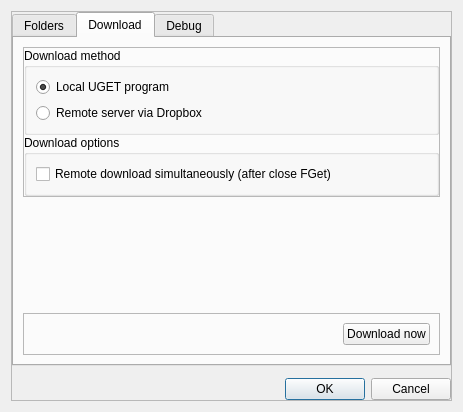
<?xml version="1.0" encoding="UTF-8"?>
<ui version="4.0">
 <class>ConfigDialog</class>
 <widget class="QDialog" name="ConfigDialog">
  <property name="geometry">
   <rect>
    <x>0</x>
    <y>0</y>
    <width>463</width>
    <height>382</height>
   </rect>
  </property>
  <property name="windowTitle">
   <string>Dialog</string>
  </property>
  <layout class="QVBoxLayout" name="verticalLayout">
   <item>
    <widget class="QFrame" name="frame">
     <property name="frameShape">
      <enum>QFrame::StyledPanel</enum>
     </property>
     <property name="frameShadow">
      <enum>QFrame::Raised</enum>
     </property>
     <layout class="QVBoxLayout" name="verticalLayout_2">
      <property name="spacing">
       <number>12</number>
      </property>
      <property name="leftMargin">
       <number>0</number>
      </property>
      <property name="topMargin">
       <number>0</number>
      </property>
      <property name="rightMargin">
       <number>0</number>
      </property>
      <property name="bottomMargin">
       <number>0</number>
      </property>
      <item>
       <widget class="QTabWidget" name="tabs">
        <property name="sizePolicy">
         <sizepolicy hsizetype="Minimum" vsizetype="Minimum">
          <horstretch>0</horstretch>
          <verstretch>0</verstretch>
         </sizepolicy>
        </property>
        <property name="currentIndex">
         <number>1</number>
        </property>
        <widget class="QWidget" name="tab_folders">
         <attribute name="title">
          <string>Folders</string>
         </attribute>
         <layout class="QFormLayout" name="formLayout">
          <property name="fieldGrowthPolicy">
           <enum>QFormLayout::AllNonFixedFieldsGrow</enum>
          </property>
          <item row="2" column="0">
           <widget class="QLabel" name="label_3">
            <property name="text">
             <string>Base folder</string>
            </property>
           </widget>
          </item>
          <item row="2" column="1">
           <widget class="QFrame" name="frame_5">
            <property name="frameShape">
             <enum>QFrame::StyledPanel</enum>
            </property>
            <property name="frameShadow">
             <enum>QFrame::Raised</enum>
            </property>
            <layout class="QHBoxLayout" name="horizontalLayout_3">
             <property name="spacing">
              <number>4</number>
             </property>
             <property name="leftMargin">
              <number>0</number>
             </property>
             <property name="topMargin">
              <number>0</number>
             </property>
             <property name="rightMargin">
              <number>0</number>
             </property>
             <property name="bottomMargin">
              <number>0</number>
             </property>
             <item>
              <widget class="QLineEdit" name="input_base_folder"/>
             </item>
             <item>
              <widget class="QToolButton" name="bn_base_folder">
               <property name="text">
                <string>...</string>
               </property>
              </widget>
             </item>
            </layout>
           </widget>
          </item>
          <item row="3" column="0">
           <widget class="QLabel" name="label">
            <property name="text">
             <string>Favorites file</string>
            </property>
           </widget>
          </item>
          <item row="3" column="1">
           <widget class="QFrame" name="frame_3">
            <property name="frameShape">
             <enum>QFrame::StyledPanel</enum>
            </property>
            <property name="frameShadow">
             <enum>QFrame::Raised</enum>
            </property>
            <layout class="QHBoxLayout" name="horizontalLayout">
             <property name="spacing">
              <number>4</number>
             </property>
             <property name="leftMargin">
              <number>0</number>
             </property>
             <property name="topMargin">
              <number>0</number>
             </property>
             <property name="rightMargin">
              <number>0</number>
             </property>
             <property name="bottomMargin">
              <number>0</number>
             </property>
             <item>
              <widget class="QLineEdit" name="input_fav_file"/>
             </item>
             <item>
              <widget class="QToolButton" name="bn_fav_file">
               <property name="text">
                <string>...</string>
               </property>
              </widget>
             </item>
            </layout>
           </widget>
          </item>
          <item row="4" column="0">
           <widget class="QLabel" name="label_2">
            <property name="text">
             <string>Playlist file</string>
            </property>
           </widget>
          </item>
          <item row="4" column="1">
           <widget class="QFrame" name="frame_4">
            <property name="frameShape">
             <enum>QFrame::StyledPanel</enum>
            </property>
            <property name="frameShadow">
             <enum>QFrame::Raised</enum>
            </property>
            <layout class="QHBoxLayout" name="horizontalLayout_2">
             <property name="spacing">
              <number>4</number>
             </property>
             <property name="leftMargin">
              <number>0</number>
             </property>
             <property name="topMargin">
              <number>0</number>
             </property>
             <property name="rightMargin">
              <number>0</number>
             </property>
             <property name="bottomMargin">
              <number>0</number>
             </property>
             <item>
              <widget class="QLineEdit" name="input_playlist_file"/>
             </item>
             <item>
              <widget class="QToolButton" name="bn_playlist_file">
               <property name="text">
                <string>...</string>
               </property>
              </widget>
             </item>
            </layout>
           </widget>
          </item>
          <item row="5" column="0">
           <widget class="QLabel" name="label_4">
            <property name="text">
             <string>Download folder</string>
            </property>
           </widget>
          </item>
          <item row="5" column="1">
           <widget class="QFrame" name="frame_6">
            <property name="frameShape">
             <enum>QFrame::StyledPanel</enum>
            </property>
            <property name="frameShadow">
             <enum>QFrame::Raised</enum>
            </property>
            <layout class="QHBoxLayout" name="horizontalLayout_4">
             <property name="spacing">
              <number>4</number>
             </property>
             <property name="leftMargin">
              <number>0</number>
             </property>
             <property name="topMargin">
              <number>0</number>
             </property>
             <property name="rightMargin">
              <number>0</number>
             </property>
             <property name="bottomMargin">
              <number>0</number>
             </property>
             <item>
              <widget class="QLineEdit" name="input_dest_folder"/>
             </item>
             <item>
              <widget class="QToolButton" name="bn_dest_folder">
               <property name="text">
                <string>...</string>
               </property>
              </widget>
             </item>
            </layout>
           </widget>
          </item>
          <item row="6" column="0">
           <widget class="QLabel" name="label_5">
            <property name="text">
             <string>uGet folder</string>
            </property>
           </widget>
          </item>
          <item row="6" column="1">
           <widget class="QFrame" name="frame_7">
            <property name="frameShape">
             <enum>QFrame::StyledPanel</enum>
            </property>
            <property name="frameShadow">
             <enum>QFrame::Raised</enum>
            </property>
            <layout class="QHBoxLayout" name="horizontalLayout_5">
             <property name="spacing">
              <number>4</number>
             </property>
             <property name="leftMargin">
              <number>0</number>
             </property>
             <property name="topMargin">
              <number>0</number>
             </property>
             <property name="rightMargin">
              <number>0</number>
             </property>
             <property name="bottomMargin">
              <number>0</number>
             </property>
             <item>
              <widget class="QLineEdit" name="input_uget_folder"/>
             </item>
             <item>
              <widget class="QToolButton" name="bn_uget_folder">
               <property name="text">
                <string>...</string>
               </property>
              </widget>
             </item>
            </layout>
           </widget>
          </item>
          <item row="7" column="0">
           <widget class="QLabel" name="label_6">
            <property name="text">
             <string>Data exchange folder</string>
            </property>
           </widget>
          </item>
          <item row="7" column="1">
           <widget class="QFrame" name="frame_10">
            <property name="frameShape">
             <enum>QFrame::StyledPanel</enum>
            </property>
            <property name="frameShadow">
             <enum>QFrame::Raised</enum>
            </property>
            <layout class="QHBoxLayout" name="horizontalLayout_6">
             <property name="spacing">
              <number>4</number>
             </property>
             <property name="leftMargin">
              <number>0</number>
             </property>
             <property name="topMargin">
              <number>0</number>
             </property>
             <property name="rightMargin">
              <number>0</number>
             </property>
             <property name="bottomMargin">
              <number>0</number>
             </property>
             <item>
              <widget class="QLineEdit" name="input_exchange_folder"/>
             </item>
             <item>
              <widget class="QToolButton" name="bn_exchange_folder">
               <property name="text">
                <string>...</string>
               </property>
              </widget>
             </item>
            </layout>
           </widget>
          </item>
         </layout>
        </widget>
        <widget class="QWidget" name="tab_actions">
         <attribute name="title">
          <string>Download</string>
         </attribute>
         <layout class="QVBoxLayout" name="verticalLayout_5">
          <item alignment="Qt::AlignTop">
           <widget class="QFrame" name="frame_8">
            <property name="frameShape">
             <enum>QFrame::StyledPanel</enum>
            </property>
            <property name="frameShadow">
             <enum>QFrame::Raised</enum>
            </property>
            <layout class="QGridLayout" name="gridLayout_3">
             <property name="leftMargin">
              <number>0</number>
             </property>
             <property name="topMargin">
              <number>0</number>
             </property>
             <property name="rightMargin">
              <number>0</number>
             </property>
             <property name="bottomMargin">
              <number>0</number>
             </property>
             <property name="spacing">
              <number>0</number>
             </property>
             <item row="0" column="0">
              <widget class="QGroupBox" name="groupBox_3">
               <property name="sizePolicy">
                <sizepolicy hsizetype="Minimum" vsizetype="Minimum">
                 <horstretch>0</horstretch>
                 <verstretch>0</verstretch>
                </sizepolicy>
               </property>
               <property name="title">
                <string>Download method</string>
               </property>
               <layout class="QFormLayout" name="formLayout_2">
                <property name="fieldGrowthPolicy">
                 <enum>QFormLayout::AllNonFixedFieldsGrow</enum>
                </property>
                <item row="0" column="0">
                 <widget class="QRadioButton" name="radio_use_uget">
                  <property name="text">
                   <string>Local UGET program</string>
                  </property>
                  <property name="checked">
                   <bool>true</bool>
                  </property>
                 </widget>
                </item>
                <item row="1" column="0">
                 <widget class="QRadioButton" name="radio_use_dropbox">
                  <property name="text">
                   <string>Remote server via Dropbox</string>
                  </property>
                 </widget>
                </item>
               </layout>
              </widget>
             </item>
             <item row="1" column="0">
              <widget class="QGroupBox" name="groupBox_4">
               <property name="title">
                <string>Download options</string>
               </property>
               <layout class="QVBoxLayout" name="verticalLayout_6">
                <item>
                 <widget class="QCheckBox" name="chk_download_simultaneously">
                  <property name="text">
                   <string>Remote download simultaneously (after close FGet)</string>
                  </property>
                 </widget>
                </item>
               </layout>
              </widget>
             </item>
            </layout>
           </widget>
          </item>
          <item alignment="Qt::AlignBottom">
           <widget class="QFrame" name="frame_9">
            <property name="sizePolicy">
             <sizepolicy hsizetype="Expanding" vsizetype="Expanding">
              <horstretch>0</horstretch>
              <verstretch>0</verstretch>
             </sizepolicy>
            </property>
            <property name="frameShape">
             <enum>QFrame::StyledPanel</enum>
            </property>
            <property name="frameShadow">
             <enum>QFrame::Raised</enum>
            </property>
            <layout class="QVBoxLayout" name="verticalLayout_7">
             <item alignment="Qt::AlignRight|Qt::AlignBottom">
              <widget class="QPushButton" name="bn_download_now">
               <property name="sizePolicy">
                <sizepolicy hsizetype="Fixed" vsizetype="Fixed">
                 <horstretch>0</horstretch>
                 <verstretch>0</verstretch>
                </sizepolicy>
               </property>
               <property name="text">
                <string>Download now</string>
               </property>
              </widget>
             </item>
            </layout>
           </widget>
          </item>
         </layout>
        </widget>
        <widget class="QWidget" name="tab_debug">
         <attribute name="title">
          <string>Debug</string>
         </attribute>
         <layout class="QGridLayout" name="gridLayout">
          <item row="0" column="0">
           <widget class="QGroupBox" name="groupBox">
            <property name="sizePolicy">
             <sizepolicy hsizetype="Minimum" vsizetype="Minimum">
              <horstretch>0</horstretch>
              <verstretch>0</verstretch>
             </sizepolicy>
            </property>
            <property name="title">
             <string>Degug flags</string>
            </property>
            <layout class="QVBoxLayout" name="verticalLayout_3">
             <property name="sizeConstraint">
              <enum>QLayout::SetMinimumSize</enum>
             </property>
             <item>
              <widget class="QCheckBox" name="chk_controller_debug">
               <property name="text">
                <string>Controller</string>
               </property>
              </widget>
             </item>
             <item>
              <widget class="QCheckBox" name="chk_view_debug">
               <property name="text">
                <string>View</string>
               </property>
              </widget>
             </item>
             <item>
              <widget class="QCheckBox" name="chk_model_debug">
               <property name="text">
                <string>Model</string>
               </property>
              </widget>
             </item>
             <item>
              <widget class="QCheckBox" name="chk_site_debug">
               <property name="text">
                <string>Site</string>
               </property>
              </widget>
             </item>
             <item>
              <widget class="QCheckBox" name="chk_fav_debug">
               <property name="text">
                <string>Favorites</string>
               </property>
              </widget>
             </item>
            </layout>
           </widget>
          </item>
          <item row="1" column="0">
           <widget class="QGroupBox" name="groupBox_2">
            <property name="sizePolicy">
             <sizepolicy hsizetype="Minimum" vsizetype="Minimum">
              <horstretch>0</horstretch>
              <verstretch>0</verstretch>
             </sizepolicy>
            </property>
            <property name="title">
             <string>Info view</string>
            </property>
            <layout class="QVBoxLayout" name="verticalLayout_4">
             <property name="sizeConstraint">
              <enum>QLayout::SetMinimumSize</enum>
             </property>
             <item>
              <widget class="QCheckBox" name="chk_statistic">
               <property name="text">
                <string>Show thumbnail statistic</string>
               </property>
              </widget>
             </item>
             <item>
              <widget class="QCheckBox" name="chk_video_info">
               <property name="text">
                <string>Show video information</string>
               </property>
              </widget>
             </item>
            </layout>
           </widget>
          </item>
          <item row="2" column="0" alignment="Qt::AlignRight">
           <widget class="QFrame" name="frame_2">
            <property name="sizePolicy">
             <sizepolicy hsizetype="Preferred" vsizetype="Expanding">
              <horstretch>0</horstretch>
              <verstretch>0</verstretch>
             </sizepolicy>
            </property>
            <property name="frameShape">
             <enum>QFrame::StyledPanel</enum>
            </property>
            <property name="frameShadow">
             <enum>QFrame::Raised</enum>
            </property>
            <layout class="QGridLayout" name="gridLayout_2">
             <item row="0" column="0" alignment="Qt::AlignRight">
              <widget class="QPushButton" name="bn_recompile">
               <property name="sizePolicy">
                <sizepolicy hsizetype="Fixed" vsizetype="Fixed">
                 <horstretch>0</horstretch>
                 <verstretch>0</verstretch>
                </sizepolicy>
               </property>
               <property name="text">
                <string>Recompile interfaces</string>
               </property>
              </widget>
             </item>
            </layout>
           </widget>
          </item>
         </layout>
        </widget>
       </widget>
      </item>
      <item>
       <widget class="QDialogButtonBox" name="buttonBox">
        <property name="orientation">
         <enum>Qt::Horizontal</enum>
        </property>
        <property name="standardButtons">
         <set>QDialogButtonBox::Cancel|QDialogButtonBox::Ok</set>
        </property>
       </widget>
      </item>
     </layout>
    </widget>
   </item>
  </layout>
 </widget>
 <tabstops>
  <tabstop>chk_controller_debug</tabstop>
  <tabstop>chk_view_debug</tabstop>
  <tabstop>chk_model_debug</tabstop>
  <tabstop>chk_site_debug</tabstop>
  <tabstop>chk_fav_debug</tabstop>
  <tabstop>chk_statistic</tabstop>
  <tabstop>chk_video_info</tabstop>
  <tabstop>bn_recompile</tabstop>
  <tabstop>input_base_folder</tabstop>
  <tabstop>bn_base_folder</tabstop>
  <tabstop>input_fav_file</tabstop>
  <tabstop>bn_fav_file</tabstop>
  <tabstop>input_playlist_file</tabstop>
  <tabstop>bn_playlist_file</tabstop>
  <tabstop>input_dest_folder</tabstop>
  <tabstop>bn_dest_folder</tabstop>
  <tabstop>input_uget_folder</tabstop>
  <tabstop>bn_uget_folder</tabstop>
 </tabstops>
 <resources/>
 <connections>
  <connection>
   <sender>buttonBox</sender>
   <signal>accepted()</signal>
   <receiver>ConfigDialog</receiver>
   <slot>accept()</slot>
   <hints>
    <hint type="sourcelabel">
     <x>228</x>
     <y>363</y>
    </hint>
    <hint type="destinationlabel">
     <x>157</x>
     <y>274</y>
    </hint>
   </hints>
  </connection>
  <connection>
   <sender>buttonBox</sender>
   <signal>rejected()</signal>
   <receiver>ConfigDialog</receiver>
   <slot>reject()</slot>
   <hints>
    <hint type="sourcelabel">
     <x>296</x>
     <y>369</y>
    </hint>
    <hint type="destinationlabel">
     <x>286</x>
     <y>274</y>
    </hint>
   </hints>
  </connection>
 </connections>
</ui>
